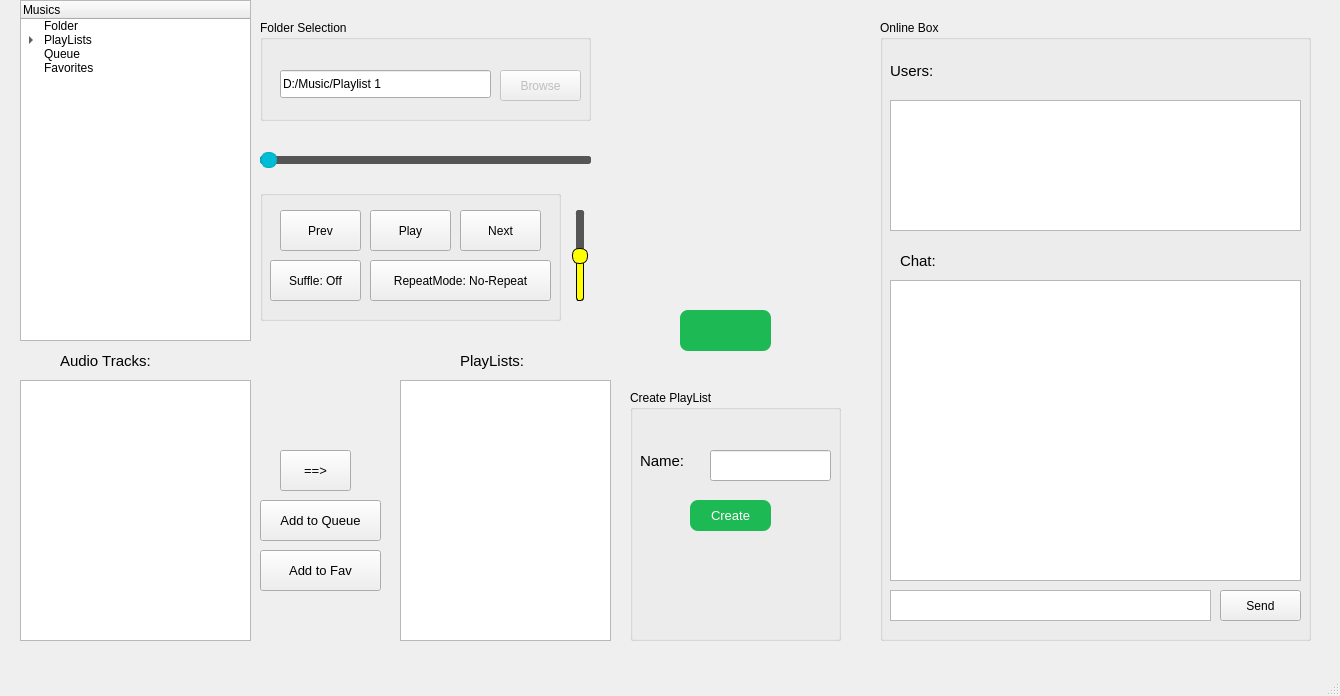
<?xml version="1.0" encoding="UTF-8"?>
<ui version="4.0">
 <class>MusicRoom</class>
 <widget class="QMainWindow" name="MusicRoom">
  <property name="geometry">
   <rect>
    <x>0</x>
    <y>0</y>
    <width>1340</width>
    <height>696</height>
   </rect>
  </property>
  <property name="windowTitle">
   <string>Music Room</string>
  </property>
  <property name="autoFillBackground">
   <bool>false</bool>
  </property>
  <property name="styleSheet">
   <string notr="true"/>
  </property>
  <widget class="QWidget" name="centralwidget">
   <widget class="QTreeWidget" name="TreeWidget_Category">
    <property name="enabled">
     <bool>true</bool>
    </property>
    <property name="geometry">
     <rect>
      <x>20</x>
      <y>0</y>
      <width>231</width>
      <height>341</height>
     </rect>
    </property>
    <column>
     <property name="text">
      <string>Musics</string>
     </property>
    </column>
    <item>
     <property name="text">
      <string>Folder</string>
     </property>
    </item>
    <item>
     <property name="text">
      <string>PlayLists</string>
     </property>
     <item>
      <property name="text">
       <string>Happy</string>
      </property>
     </item>
    </item>
    <item>
     <property name="text">
      <string>Queue</string>
     </property>
    </item>
    <item>
     <property name="text">
      <string>Favorites</string>
     </property>
    </item>
   </widget>
   <widget class="QListView" name="ListView_AudioTracks">
    <property name="geometry">
     <rect>
      <x>20</x>
      <y>380</y>
      <width>231</width>
      <height>261</height>
     </rect>
    </property>
    <property name="editTriggers">
     <set>QAbstractItemView::EditTrigger::EditKeyPressed</set>
    </property>
   </widget>
   <widget class="QLabel" name="label">
    <property name="geometry">
     <rect>
      <x>60</x>
      <y>340</y>
      <width>151</width>
      <height>41</height>
     </rect>
    </property>
    <property name="font">
     <font>
      <pointsize>11</pointsize>
     </font>
    </property>
    <property name="text">
     <string>Audio Tracks:</string>
    </property>
   </widget>
   <widget class="QGroupBox" name="groupBox">
    <property name="geometry">
     <rect>
      <x>260</x>
      <y>20</y>
      <width>331</width>
      <height>101</height>
     </rect>
    </property>
    <property name="title">
     <string>Folder Selection</string>
    </property>
    <widget class="QPushButton" name="PushButton_Browse">
     <property name="enabled">
      <bool>false</bool>
     </property>
     <property name="geometry">
      <rect>
       <x>240</x>
       <y>50</y>
       <width>81</width>
       <height>31</height>
      </rect>
     </property>
     <property name="text">
      <string>Browse</string>
     </property>
    </widget>
    <widget class="QLineEdit" name="LineEdit_Path">
     <property name="geometry">
      <rect>
       <x>20</x>
       <y>50</y>
       <width>211</width>
       <height>28</height>
      </rect>
     </property>
     <property name="text">
      <string>D:/Music/Playlist 1</string>
     </property>
     <property name="readOnly">
      <bool>true</bool>
     </property>
    </widget>
   </widget>
   <widget class="QSlider" name="Slider_MusicSlider">
    <property name="geometry">
     <rect>
      <x>260</x>
      <y>140</y>
      <width>331</width>
      <height>41</height>
     </rect>
    </property>
    <property name="styleSheet">
     <string notr="true">QSlider::groove:horizontal {
    border: 1px solid #444;
    height: 6px;
    background: #222;
    margin: 0px;
    border-radius: 3px;
}

QSlider::handle:horizontal {
    background: #00bcd4;
    border: 1px solid #00acc1;
    width: 14px;
    height: 14px;
    margin: -5px 0; /* centers the handle */
    border-radius: 7px;
}

QSlider::sub-page:horizontal {
    background: #00acc1;
    border-radius: 3px;
}

QSlider::add-page:horizontal {
    background: #555;
    border-radius: 3px;
}
</string>
    </property>
    <property name="value">
     <number>0</number>
    </property>
    <property name="orientation">
     <enum>Qt::Orientation::Horizontal</enum>
    </property>
   </widget>
   <widget class="QLabel" name="Label_Timer">
    <property name="geometry">
     <rect>
      <x>310</x>
      <y>180</y>
      <width>211</width>
      <height>31</height>
     </rect>
    </property>
    <property name="text">
     <string/>
    </property>
    <property name="alignment">
     <set>Qt::AlignmentFlag::AlignCenter</set>
    </property>
   </widget>
   <widget class="QListView" name="ListView_PlayLists">
    <property name="geometry">
     <rect>
      <x>400</x>
      <y>380</y>
      <width>211</width>
      <height>261</height>
     </rect>
    </property>
    <property name="editTriggers">
     <set>QAbstractItemView::EditTrigger::EditKeyPressed</set>
    </property>
   </widget>
   <widget class="QLabel" name="label_2">
    <property name="geometry">
     <rect>
      <x>460</x>
      <y>340</y>
      <width>101</width>
      <height>41</height>
     </rect>
    </property>
    <property name="font">
     <font>
      <pointsize>11</pointsize>
     </font>
    </property>
    <property name="text">
     <string>PlayLists:</string>
    </property>
   </widget>
   <widget class="QPushButton" name="PushButton_AddTrackToPlayList">
    <property name="geometry">
     <rect>
      <x>280</x>
      <y>450</y>
      <width>71</width>
      <height>41</height>
     </rect>
    </property>
    <property name="font">
     <font>
      <pointsize>10</pointsize>
     </font>
    </property>
    <property name="text">
     <string>==&gt;</string>
    </property>
   </widget>
   <widget class="QPushButton" name="PushButton_SwitchView">
    <property name="geometry">
     <rect>
      <x>680</x>
      <y>310</y>
      <width>91</width>
      <height>41</height>
     </rect>
    </property>
    <property name="styleSheet">
     <string notr="true">QPushButton {
    background-color: #1DB954;
      color: white;
      border: none;
      border-radius: 8px;
      padding: 10px 20px;
      font-size: 11px;
    }
    QPushButton:hover {
    background-color: #1ed760;
    }</string>
    </property>
    <property name="text">
     <string/>
    </property>
   </widget>
   <widget class="QStackedWidget" name="Widget_MusicDisplay">
    <property name="geometry">
     <rect>
      <x>610</x>
      <y>20</y>
      <width>251</width>
      <height>281</height>
     </rect>
    </property>
    <property name="currentIndex">
     <number>1</number>
    </property>
    <widget class="QWidget" name="page">
     <widget class="QLabel" name="Label_AlbumCover">
      <property name="geometry">
       <rect>
        <x>0</x>
        <y>0</y>
        <width>251</width>
        <height>281</height>
       </rect>
      </property>
      <property name="styleSheet">
       <string notr="true">border: 1px solid black;</string>
      </property>
      <property name="text">
       <string/>
      </property>
     </widget>
    </widget>
    <widget class="QWidget" name="page_2">
     <widget class="VisualizerWidget" name="VisualizerDisplay" native="true">
      <property name="geometry">
       <rect>
        <x>0</x>
        <y>0</y>
        <width>251</width>
        <height>281</height>
       </rect>
      </property>
     </widget>
    </widget>
   </widget>
   <widget class="QSlider" name="Slider_Volume">
    <property name="geometry">
     <rect>
      <x>570</x>
      <y>210</y>
      <width>20</width>
      <height>91</height>
     </rect>
    </property>
    <property name="styleSheet">
     <string notr="true">QSlider::groove:vertical {
    background: #222;
    border: 1px solid #444;
    width: 6px;
    border-radius: 3px;
    margin: 0px;
}

QSlider::handle:vertical {
    background: yellow;
    border: 1px solid black;
    height: 14px;
    width: 14px;
    margin: 0 -5px; /* centers the handle horizontally */
    border-radius: 7px;
}

QSlider::sub-page:vertical {
    background: #555;
    border-radius: 3px;
}

QSlider::add-page:vertical {
    background: yellow;
	border: 0.8px solid black;
	border-radius: 3px;
}</string>
    </property>
    <property name="minimum">
     <number>0</number>
    </property>
    <property name="maximum">
     <number>100</number>
    </property>
    <property name="value">
     <number>50</number>
    </property>
    <property name="orientation">
     <enum>Qt::Orientation::Vertical</enum>
    </property>
   </widget>
   <widget class="QPushButton" name="PushButton_AddTrackToQueue">
    <property name="geometry">
     <rect>
      <x>260</x>
      <y>500</y>
      <width>121</width>
      <height>41</height>
     </rect>
    </property>
    <property name="font">
     <font>
      <pointsize>10</pointsize>
     </font>
    </property>
    <property name="text">
     <string>Add to Queue</string>
    </property>
   </widget>
   <widget class="QGroupBox" name="GroupBox_CreatePlaylist">
    <property name="geometry">
     <rect>
      <x>630</x>
      <y>390</y>
      <width>211</width>
      <height>251</height>
     </rect>
    </property>
    <property name="title">
     <string>Create PlayList</string>
    </property>
    <widget class="QLineEdit" name="LineEdit_PlayListName">
     <property name="geometry">
      <rect>
       <x>80</x>
       <y>60</y>
       <width>121</width>
       <height>31</height>
      </rect>
     </property>
     <property name="font">
      <font>
       <pointsize>12</pointsize>
      </font>
     </property>
     <property name="text">
      <string/>
     </property>
     <property name="frame">
      <bool>true</bool>
     </property>
     <property name="readOnly">
      <bool>false</bool>
     </property>
    </widget>
    <widget class="QPushButton" name="PushButton_CreatePlayList">
     <property name="geometry">
      <rect>
       <x>60</x>
       <y>110</y>
       <width>81</width>
       <height>31</height>
      </rect>
     </property>
     <property name="styleSheet">
      <string notr="true">QPushButton {
    background-color: #1DB954;
      color: white;
      border: none;
      border-radius: 8px;
      padding: 10px 20px;
      font-size: 13px;
    }
    QPushButton:hover {
    background-color: #1ed760;
    }</string>
     </property>
     <property name="text">
      <string>Create</string>
     </property>
    </widget>
    <widget class="QLabel" name="label_3">
     <property name="geometry">
      <rect>
       <x>10</x>
       <y>50</y>
       <width>71</width>
       <height>41</height>
      </rect>
     </property>
     <property name="font">
      <font>
       <pointsize>11</pointsize>
      </font>
     </property>
     <property name="text">
      <string>Name:</string>
     </property>
    </widget>
   </widget>
   <widget class="QGroupBox" name="GroupBox_OnlineBox">
    <property name="enabled">
     <bool>true</bool>
    </property>
    <property name="geometry">
     <rect>
      <x>880</x>
      <y>20</y>
      <width>431</width>
      <height>621</height>
     </rect>
    </property>
    <property name="title">
     <string>Online Box</string>
    </property>
    <widget class="QTextBrowser" name="TextBrowser_Messages">
     <property name="geometry">
      <rect>
       <x>10</x>
       <y>260</y>
       <width>411</width>
       <height>301</height>
      </rect>
     </property>
    </widget>
    <widget class="QTextEdit" name="TextEdit_Message">
     <property name="geometry">
      <rect>
       <x>10</x>
       <y>570</y>
       <width>321</width>
       <height>31</height>
      </rect>
     </property>
    </widget>
    <widget class="QListView" name="ListView_Users">
     <property name="geometry">
      <rect>
       <x>10</x>
       <y>80</y>
       <width>411</width>
       <height>131</height>
      </rect>
     </property>
     <property name="editTriggers">
      <set>QAbstractItemView::EditTrigger::EditKeyPressed</set>
     </property>
    </widget>
    <widget class="QLabel" name="label_4">
     <property name="geometry">
      <rect>
       <x>10</x>
       <y>30</y>
       <width>71</width>
       <height>41</height>
      </rect>
     </property>
     <property name="font">
      <font>
       <pointsize>11</pointsize>
      </font>
     </property>
     <property name="text">
      <string>Users:</string>
     </property>
    </widget>
    <widget class="QLabel" name="label_5">
     <property name="geometry">
      <rect>
       <x>20</x>
       <y>220</y>
       <width>71</width>
       <height>41</height>
      </rect>
     </property>
     <property name="font">
      <font>
       <pointsize>11</pointsize>
      </font>
     </property>
     <property name="text">
      <string>Chat:</string>
     </property>
    </widget>
    <widget class="QPushButton" name="PushButton_Send">
     <property name="geometry">
      <rect>
       <x>340</x>
       <y>570</y>
       <width>81</width>
       <height>31</height>
      </rect>
     </property>
     <property name="focusPolicy">
      <enum>Qt::FocusPolicy::StrongFocus</enum>
     </property>
     <property name="text">
      <string>Send</string>
     </property>
    </widget>
   </widget>
   <widget class="QGroupBox" name="Groupbox_Controls">
    <property name="geometry">
     <rect>
      <x>260</x>
      <y>190</y>
      <width>301</width>
      <height>131</height>
     </rect>
    </property>
    <property name="title">
     <string/>
    </property>
    <widget class="QPushButton" name="PushButton_PlayPause">
     <property name="geometry">
      <rect>
       <x>110</x>
       <y>20</y>
       <width>81</width>
       <height>41</height>
      </rect>
     </property>
     <property name="text">
      <string>Play</string>
     </property>
    </widget>
    <widget class="QPushButton" name="PushButton_Next">
     <property name="geometry">
      <rect>
       <x>200</x>
       <y>20</y>
       <width>81</width>
       <height>41</height>
      </rect>
     </property>
     <property name="focusPolicy">
      <enum>Qt::FocusPolicy::StrongFocus</enum>
     </property>
     <property name="text">
      <string>Next</string>
     </property>
    </widget>
    <widget class="QPushButton" name="PushButton_Repeat">
     <property name="geometry">
      <rect>
       <x>110</x>
       <y>70</y>
       <width>181</width>
       <height>41</height>
      </rect>
     </property>
     <property name="text">
      <string>RepeatMode: No-Repeat</string>
     </property>
    </widget>
    <widget class="QPushButton" name="PushButton_Shuffle">
     <property name="geometry">
      <rect>
       <x>10</x>
       <y>70</y>
       <width>91</width>
       <height>41</height>
      </rect>
     </property>
     <property name="text">
      <string>Suffle: Off</string>
     </property>
    </widget>
    <widget class="QPushButton" name="PushButton_Prev">
     <property name="geometry">
      <rect>
       <x>20</x>
       <y>20</y>
       <width>81</width>
       <height>41</height>
      </rect>
     </property>
     <property name="text">
      <string>Prev</string>
     </property>
    </widget>
   </widget>
   <widget class="QPushButton" name="PushButton_AddTrackToFavorite">
    <property name="geometry">
     <rect>
      <x>260</x>
      <y>550</y>
      <width>121</width>
      <height>41</height>
     </rect>
    </property>
    <property name="font">
     <font>
      <pointsize>10</pointsize>
     </font>
    </property>
    <property name="text">
     <string>Add to Fav</string>
    </property>
   </widget>
  </widget>
  <widget class="QMenuBar" name="menubar">
   <property name="geometry">
    <rect>
     <x>0</x>
     <y>0</y>
     <width>1340</width>
     <height>25</height>
    </rect>
   </property>
  </widget>
  <widget class="QStatusBar" name="statusbar"/>
 </widget>
 <customwidgets>
  <customwidget>
   <class>VisualizerWidget</class>
   <extends>QWidget</extends>
   <header location="global">visualizerwidget.h</header>
   <container>1</container>
  </customwidget>
 </customwidgets>
 <resources/>
 <connections/>
</ui>
